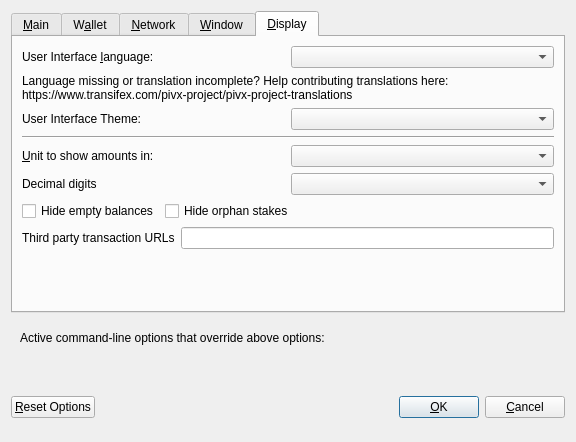
<?xml version="1.0" encoding="UTF-8"?>
<ui version="4.0">
 <class>OptionsDialog</class>
 <widget class="QDialog" name="OptionsDialog">
  <property name="geometry">
   <rect>
    <x>0</x>
    <y>0</y>
    <width>576</width>
    <height>442</height>
   </rect>
  </property>
  <property name="windowTitle">
   <string>Options</string>
  </property>
  <property name="modal">
   <bool>true</bool>
  </property>
  <layout class="QVBoxLayout" name="verticalLayout">
   <item>
    <widget class="QTabWidget" name="tabWidget">
     <property name="currentIndex">
      <number>4</number>
     </property>
     <widget class="QWidget" name="tabMain">
      <attribute name="title">
       <string>&amp;Main</string>
      </attribute>
      <layout class="QVBoxLayout" name="verticalLayout_Main">
       <item>
        <widget class="QCheckBox" name="bitcoinAtStartup">
         <property name="toolTip">
          <string>Automatically start Securypto after logging in to the system.</string>
         </property>
         <property name="text">
          <string>&amp;Start Securypto on system login</string>
         </property>
        </widget>
       </item>
       <item>
        <layout class="QHBoxLayout" name="horizontalLayout_2_Main">
         <item>
          <widget class="QLabel" name="databaseCacheLabel">
           <property name="text">
            <string>Size of &amp;database cache</string>
           </property>
           <property name="textFormat">
            <enum>Qt::PlainText</enum>
           </property>
           <property name="buddy">
            <cstring>databaseCache</cstring>
           </property>
          </widget>
         </item>
         <item>
          <widget class="QSpinBox" name="databaseCache"/>
         </item>
         <item>
          <widget class="QLabel" name="databaseCacheUnitLabel">
           <property name="text">
            <string>MB</string>
           </property>
           <property name="textFormat">
            <enum>Qt::PlainText</enum>
           </property>
          </widget>
         </item>
         <item>
          <spacer name="horizontalSpacer_2_Main">
           <property name="orientation">
            <enum>Qt::Horizontal</enum>
           </property>
           <property name="sizeHint" stdset="0">
            <size>
             <width>40</width>
             <height>20</height>
            </size>
           </property>
          </spacer>
         </item>
        </layout>
       </item>
       <item>
        <layout class="QHBoxLayout" name="horizontalLayout_3_Main">
         <item>
          <widget class="QLabel" name="threadsScriptVerifLabel">
           <property name="text">
            <string>Number of script &amp;verification threads</string>
           </property>
           <property name="textFormat">
            <enum>Qt::PlainText</enum>
           </property>
           <property name="buddy">
            <cstring>threadsScriptVerif</cstring>
           </property>
          </widget>
         </item>
         <item>
          <widget class="QSpinBox" name="threadsScriptVerif">
           <property name="toolTip">
            <string>(0 = auto, &lt;0 = leave that many cores free)</string>
           </property>
          </widget>
         </item>
         <item>
          <spacer name="horizontalSpacer_3_Main">
           <property name="orientation">
            <enum>Qt::Horizontal</enum>
           </property>
           <property name="sizeHint" stdset="0">
            <size>
             <width>40</width>
             <height>20</height>
            </size>
           </property>
          </spacer>
         </item>
        </layout>
       </item>
       <item>
        <spacer name="verticalSpacer_2">
         <property name="orientation">
          <enum>Qt::Vertical</enum>
         </property>
         <property name="sizeHint" stdset="0">
          <size>
           <width>20</width>
           <height>40</height>
          </size>
         </property>
        </spacer>
       </item>
       <item>
        <layout class="QHBoxLayout" name="horiz-autominting-layout">
         <item>
          <widget class="QCheckBox" name="checkBoxZeromintEnable">
           <property name="toolTip">
            <string>Enable automatic minting of SCU units to zSCU</string>
           </property>
           <property name="layoutDirection">
            <enum>Qt::LeftToRight</enum>
           </property>
           <property name="text">
            <string>Enable zSCU Automint</string>
           </property>
          </widget>
         </item>
         <item>
          <widget class="QCheckBox" name="checkBoxZeromintAddresses">
           <property name="toolTip">
            <string>Enable automatic zSCU minting from specific addresses</string>
           </property>
           <property name="layoutDirection">
            <enum>Qt::LeftToRight</enum>
           </property>
           <property name="text">
            <string>Enable Automint Addresses</string>
           </property>
          </widget>
         </item>
        </layout>
       </item>
       <item>
        <layout class="QHBoxLayout" name="horizontalLayout_3">
         <item>
          <widget class="QLabel" name="percentage_label">
           <property name="toolTip">
            <string>Percentage of incoming SCU which get automatically converted to zSCU via Zerocoin Protocol (min: 10%)</string>
           </property>
           <property name="text">
            <string>Percentage of autominted zSCU</string>
           </property>
          </widget>
         </item>
         <item>
          <widget class="QSpinBox" name="zeromintPercentage">
           <property name="minimum">
            <number>1</number>
           </property>
           <property name="maximum">
            <number>100</number>
           </property>
          </widget>
         </item>
        </layout>
       </item>
       <item>
        <layout class="QHBoxLayout" name="horizontalLayout" stretch="0,0">
         <property name="sizeConstraint">
          <enum>QLayout::SetFixedSize</enum>
         </property>
         <item>
          <widget class="QLabel" name="labelPreferredDenom">
           <property name="maximumSize">
            <size>
             <width>16777215</width>
             <height>16777215</height>
            </size>
           </property>
           <property name="toolTip">
            <string>Wait with automatic conversion to Zerocoin until enough SCU for this denomination is available</string>
           </property>
           <property name="text">
            <string>Preferred Automint zSCU Denomination</string>
           </property>
          </widget>
         </item>
         <item>
          <widget class="QComboBox" name="preferredDenom">
           <property name="maximumSize">
            <size>
             <width>16777215</width>
             <height>27</height>
            </size>
           </property>
           <property name="toolTip">
            <string>Wait with automatic conversion to Zerocoin until enough SCU for this denomination is available</string>
           </property>
           <property name="maxVisibleItems">
            <number>9</number>
           </property>
           <property name="maxCount">
            <number>9</number>
           </property>
          </widget>
         </item>
        </layout>
       </item>
      </layout>
     </widget>
     <widget class="QWidget" name="tabWallet">
      <attribute name="title">
       <string>W&amp;allet</string>
      </attribute>
      <layout class="QVBoxLayout" name="verticalLayout_Wallet">
       <item>
        <layout class="QHBoxLayout" name="horizontalLayout_2_Wallet">
         <item>
          <widget class="QLabel" name="labelStakeSplitThresholdText">
           <property name="text">
            <string>Stake split threshold:</string>
           </property>
          </widget>
         </item>
         <item>
          <widget class="QSpinBox" name="spinBoxStakeSplitThreshold">
           <property name="minimum">
            <number>1</number>
           </property>
           <property name="maximum">
            <number>999999</number>
           </property>
          </widget>
         </item>
        </layout>
       </item>
       <item>
        <widget class="QGroupBox" name="groupBox">
         <property name="title">
          <string>Expert</string>
         </property>
         <layout class="QVBoxLayout" name="verticalLayout_2">
          <item>
           <widget class="QCheckBox" name="coinControlFeatures">
            <property name="toolTip">
             <string>Whether to show coin control features or not.</string>
            </property>
            <property name="text">
             <string>Enable coin &amp;control features</string>
            </property>
           </widget>
          </item>
          <item>
           <widget class="QCheckBox" name="showMasternodesTab">
            <property name="toolTip">
             <string>Show additional tab listing all your masternodes in first sub-tab&lt;br/&gt;and all masternodes on the network in second sub-tab.</string>
            </property>
            <property name="text">
             <string>Show Masternodes Tab</string>
            </property>
           </widget>
          </item>
          <item>
           <widget class="QCheckBox" name="spendZeroConfChange">
            <property name="toolTip">
             <string>If you disable the spending of unconfirmed change, the change from a transaction&lt;br/&gt;cannot be used until that transaction has at least one confirmation.&lt;br/&gt;This also affects how your balance is computed.</string>
            </property>
            <property name="text">
             <string>&amp;Spend unconfirmed change</string>
            </property>
           </widget>
          </item>
         </layout>
        </widget>
       </item>
       <item>
        <spacer name="verticalSpacer_Wallet">
         <property name="orientation">
          <enum>Qt::Vertical</enum>
         </property>
         <property name="sizeHint" stdset="0">
          <size>
           <width>20</width>
           <height>40</height>
          </size>
         </property>
        </spacer>
       </item>
      </layout>
     </widget>
     <widget class="QWidget" name="tabNetwork">
      <attribute name="title">
       <string>&amp;Network</string>
      </attribute>
      <layout class="QVBoxLayout" name="verticalLayout_Network">
       <item>
        <widget class="QCheckBox" name="mapPortUpnp">
         <property name="toolTip">
          <string>Automatically open the Securypto client port on the router. This only works when your router supports UPnP and it is enabled.</string>
         </property>
         <property name="text">
          <string>Map port using &amp;UPnP</string>
         </property>
        </widget>
       </item>
       <item>
        <widget class="QCheckBox" name="allowIncoming">
         <property name="toolTip">
          <string>Accept connections from outside</string>
         </property>
         <property name="text">
          <string>Allow incoming connections</string>
         </property>
        </widget>
       </item>
       <item>
        <widget class="QCheckBox" name="connectSocks">
         <property name="toolTip">
          <string>Connect to the Securypto network through a SOCKS5 proxy.</string>
         </property>
         <property name="text">
          <string>&amp;Connect through SOCKS5 proxy (default proxy):</string>
         </property>
        </widget>
       </item>
       <item>
        <layout class="QHBoxLayout" name="horizontalLayout_1_Network">
         <item>
          <widget class="QLabel" name="proxyIpLabel">
           <property name="text">
            <string>Proxy &amp;IP:</string>
           </property>
           <property name="textFormat">
            <enum>Qt::PlainText</enum>
           </property>
           <property name="buddy">
            <cstring>proxyIp</cstring>
           </property>
          </widget>
         </item>
         <item>
          <widget class="QValidatedLineEdit" name="proxyIp">
           <property name="minimumSize">
            <size>
             <width>140</width>
             <height>0</height>
            </size>
           </property>
           <property name="maximumSize">
            <size>
             <width>140</width>
             <height>16777215</height>
            </size>
           </property>
           <property name="toolTip">
            <string>IP address of the proxy (e.g. IPv4: 127.0.0.1 / IPv6: ::1)</string>
           </property>
          </widget>
         </item>
         <item>
          <widget class="QLabel" name="proxyPortLabel">
           <property name="text">
            <string>&amp;Port:</string>
           </property>
           <property name="textFormat">
            <enum>Qt::PlainText</enum>
           </property>
           <property name="buddy">
            <cstring>proxyPort</cstring>
           </property>
          </widget>
         </item>
         <item>
          <widget class="QLineEdit" name="proxyPort">
           <property name="minimumSize">
            <size>
             <width>55</width>
             <height>0</height>
            </size>
           </property>
           <property name="maximumSize">
            <size>
             <width>55</width>
             <height>16777215</height>
            </size>
           </property>
           <property name="toolTip">
            <string>Port of the proxy (e.g. 9050)</string>
           </property>
          </widget>
         </item>
         <item>
          <spacer name="horizontalSpacer_1_Network">
           <property name="orientation">
            <enum>Qt::Horizontal</enum>
           </property>
           <property name="sizeHint" stdset="0">
            <size>
             <width>40</width>
             <height>20</height>
            </size>
           </property>
          </spacer>
         </item>
        </layout>
       </item>
       <item>
        <spacer name="verticalSpacer_Network">
         <property name="orientation">
          <enum>Qt::Vertical</enum>
         </property>
         <property name="sizeHint" stdset="0">
          <size>
           <width>20</width>
           <height>40</height>
          </size>
         </property>
        </spacer>
       </item>
      </layout>
     </widget>
     <widget class="QWidget" name="tabWindow">
      <attribute name="title">
       <string>&amp;Window</string>
      </attribute>
      <layout class="QVBoxLayout" name="verticalLayout_Window">
       <item>
        <widget class="QCheckBox" name="minimizeToTray">
         <property name="toolTip">
          <string>Show only a tray icon after minimizing the window.</string>
         </property>
         <property name="text">
          <string>&amp;Minimize to the tray instead of the taskbar</string>
         </property>
        </widget>
       </item>
       <item>
        <widget class="QCheckBox" name="minimizeOnClose">
         <property name="toolTip">
          <string>Minimize instead of exit the application when the window is closed. When this option is enabled, the application will be closed only after selecting Quit in the menu.</string>
         </property>
         <property name="text">
          <string>M&amp;inimize on close</string>
         </property>
        </widget>
       </item>
       <item>
        <spacer name="verticalSpacer_Window">
         <property name="orientation">
          <enum>Qt::Vertical</enum>
         </property>
         <property name="sizeHint" stdset="0">
          <size>
           <width>20</width>
           <height>40</height>
          </size>
         </property>
        </spacer>
       </item>
      </layout>
     </widget>
     <widget class="QWidget" name="tabDisplay">
      <attribute name="title">
       <string>&amp;Display</string>
      </attribute>
      <layout class="QVBoxLayout" name="verticalLayout_Display">
       <item>
        <layout class="QHBoxLayout" name="horizontalLayout_1_Display">
         <item>
          <widget class="QLabel" name="langLabel">
           <property name="text">
            <string>User Interface &amp;language:</string>
           </property>
           <property name="textFormat">
            <enum>Qt::PlainText</enum>
           </property>
           <property name="buddy">
            <cstring>lang</cstring>
           </property>
          </widget>
         </item>
         <item>
          <widget class="QValueComboBox" name="lang">
           <property name="toolTip">
            <string>The user interface language can be set here. This setting will take effect after restarting Securypto.</string>
           </property>
          </widget>
         </item>
        </layout>
       </item>
       <item>
        <widget class="QLabel" name="label_3">
         <property name="toolTip">
          <string notr="true"/>
         </property>
         <property name="statusTip">
          <string notr="true"/>
         </property>
         <property name="whatsThis">
          <string notr="true"/>
         </property>
         <property name="accessibleName">
          <string notr="true"/>
         </property>
         <property name="text">
          <string>Language missing or translation incomplete? Help contributing translations here:
https://www.transifex.com/pivx-project/pivx-project-translations</string>
         </property>
         <property name="wordWrap">
          <bool>true</bool>
         </property>
         <property name="openExternalLinks">
          <bool>true</bool>
         </property>
         <property name="textInteractionFlags">
          <set>Qt::TextBrowserInteraction</set>
         </property>
        </widget>
       </item>
       <item>
        <layout class="QHBoxLayout" name="horizontalLayout_2_Display" stretch="0,0">
         <item>
          <widget class="QLabel" name="themeLabel">
           <property name="text">
            <string>User Interface Theme:</string>
           </property>
          </widget>
         </item>
         <item>
          <widget class="QValueComboBox" name="theme"/>
         </item>
        </layout>
       </item>
       <item>
        <widget class="Line" name="line">
         <property name="orientation">
          <enum>Qt::Horizontal</enum>
         </property>
        </widget>
       </item>
       <item>
        <layout class="QHBoxLayout" name="horizontalLayout_3_Display">
         <item>
          <widget class="QLabel" name="unitLabel">
           <property name="text">
            <string>&amp;Unit to show amounts in:</string>
           </property>
           <property name="textFormat">
            <enum>Qt::PlainText</enum>
           </property>
           <property name="buddy">
            <cstring>unit</cstring>
           </property>
          </widget>
         </item>
         <item>
          <widget class="QValueComboBox" name="unit">
           <property name="toolTip">
            <string>Choose the default subdivision unit to show in the interface and when sending coins.</string>
           </property>
          </widget>
         </item>
        </layout>
       </item>
       <item>
        <layout class="QHBoxLayout" name="horizontalLayout_4_Display">
         <item>
          <widget class="QLabel" name="digitsLabel">
           <property name="text">
            <string>Decimal digits</string>
           </property>
          </widget>
         </item>
         <item>
          <widget class="QValueComboBox" name="digits"/>
         </item>
        </layout>
       </item>
       <item>
        <layout class="QHBoxLayout" name="horizontalLayout_5_Display">
         <item>
          <widget class="QCheckBox" name="checkBoxHideZeroBalances">
           <property name="toolTip">
            <string>Hide empty balances</string>
           </property>
           <property name="layoutDirection">
            <enum>Qt::LeftToRight</enum>
           </property>
           <property name="text">
            <string>Hide empty balances</string>
           </property>
          </widget>
         </item>
         <item>
          <widget class="QCheckBox" name="checkBoxHideOrphans">
           <property name="toolTip">
            <string>Hide orphan stakes in transaction lists</string>
           </property>
           <property name="text">
            <string>Hide orphan stakes</string>
           </property>
          </widget>
         </item>
         <item>
          <spacer name="horizontalSpacer">
           <property name="orientation">
            <enum>Qt::Horizontal</enum>
           </property>
           <property name="sizeHint" stdset="0">
            <size>
             <width>40</width>
             <height>20</height>
            </size>
           </property>
          </spacer>
         </item>
        </layout>
       </item>
       <item>
        <layout class="QHBoxLayout" name="horizontalLayout_6_Display">
         <item>
          <widget class="QLabel" name="thirdPartyTxUrlsLabel">
           <property name="toolTip">
            <string>Third party URLs (e.g. a block explorer) that appear in the transactions tab as context menu items. %s in the URL is replaced by transaction hash. Multiple URLs are separated by vertical bar |.</string>
           </property>
           <property name="text">
            <string>Third party transaction URLs</string>
           </property>
           <property name="buddy">
            <cstring>thirdPartyTxUrls</cstring>
           </property>
          </widget>
         </item>
         <item>
          <widget class="QLineEdit" name="thirdPartyTxUrls">
           <property name="toolTip">
            <string>Third party URLs (e.g. a block explorer) that appear in the transactions tab as context menu items. %s in the URL is replaced by transaction hash. Multiple URLs are separated by vertical bar |.</string>
           </property>
          </widget>
         </item>
        </layout>
       </item>
       <item>
        <spacer name="verticalSpacer">
         <property name="orientation">
          <enum>Qt::Vertical</enum>
         </property>
         <property name="sizeHint" stdset="0">
          <size>
           <width>20</width>
           <height>40</height>
          </size>
         </property>
        </spacer>
       </item>
      </layout>
     </widget>
    </widget>
   </item>
   <item>
    <widget class="QFrame" name="frame">
     <layout class="QVBoxLayout" name="verticalLayout_Bottom">
      <item>
       <layout class="QHBoxLayout" name="horizontalLayout_Bottom">
        <item>
         <widget class="QLabel" name="overriddenByCommandLineInfoLabel">
          <property name="text">
           <string>Active command-line options that override above options:</string>
          </property>
          <property name="textFormat">
           <enum>Qt::PlainText</enum>
          </property>
         </widget>
        </item>
        <item>
         <spacer name="horizontalSpacer_Bottom">
          <property name="orientation">
           <enum>Qt::Horizontal</enum>
          </property>
          <property name="sizeHint" stdset="0">
           <size>
            <width>40</width>
            <height>20</height>
           </size>
          </property>
         </spacer>
        </item>
       </layout>
      </item>
      <item>
       <widget class="QLabel" name="overriddenByCommandLineLabel">
        <property name="text">
         <string/>
        </property>
        <property name="textFormat">
         <enum>Qt::PlainText</enum>
        </property>
        <property name="wordWrap">
         <bool>true</bool>
        </property>
       </widget>
      </item>
     </layout>
    </widget>
   </item>
   <item>
    <layout class="QHBoxLayout" name="horizontalLayout_Buttons">
     <item>
      <widget class="QPushButton" name="resetButton">
       <property name="toolTip">
        <string>Reset all client options to default.</string>
       </property>
       <property name="text">
        <string>&amp;Reset Options</string>
       </property>
       <property name="autoDefault">
        <bool>false</bool>
       </property>
      </widget>
     </item>
     <item>
      <spacer name="horizontalSpacer_1">
       <property name="orientation">
        <enum>Qt::Horizontal</enum>
       </property>
       <property name="sizeHint" stdset="0">
        <size>
         <width>40</width>
         <height>48</height>
        </size>
       </property>
      </spacer>
     </item>
     <item>
      <widget class="QLabel" name="statusLabel">
       <property name="minimumSize">
        <size>
         <width>200</width>
         <height>0</height>
        </size>
       </property>
       <property name="font">
        <font>
         <weight>75</weight>
         <bold>true</bold>
        </font>
       </property>
       <property name="text">
        <string/>
       </property>
       <property name="textFormat">
        <enum>Qt::PlainText</enum>
       </property>
       <property name="wordWrap">
        <bool>true</bool>
       </property>
      </widget>
     </item>
     <item>
      <spacer name="horizontalSpacer_2">
       <property name="orientation">
        <enum>Qt::Horizontal</enum>
       </property>
       <property name="sizeHint" stdset="0">
        <size>
         <width>40</width>
         <height>48</height>
        </size>
       </property>
      </spacer>
     </item>
     <item>
      <widget class="QPushButton" name="okButton">
       <property name="text">
        <string>&amp;OK</string>
       </property>
       <property name="autoDefault">
        <bool>false</bool>
       </property>
       <property name="default">
        <bool>true</bool>
       </property>
      </widget>
     </item>
     <item>
      <widget class="QPushButton" name="cancelButton">
       <property name="text">
        <string>&amp;Cancel</string>
       </property>
       <property name="autoDefault">
        <bool>false</bool>
       </property>
      </widget>
     </item>
    </layout>
   </item>
  </layout>
 </widget>
 <customwidgets>
  <customwidget>
   <class>QValidatedLineEdit</class>
   <extends>QLineEdit</extends>
   <header>qvalidatedlineedit.h</header>
  </customwidget>
  <customwidget>
   <class>QValueComboBox</class>
   <extends>QComboBox</extends>
   <header>qvaluecombobox.h</header>
  </customwidget>
 </customwidgets>
 <resources/>
 <connections/>
</ui>
